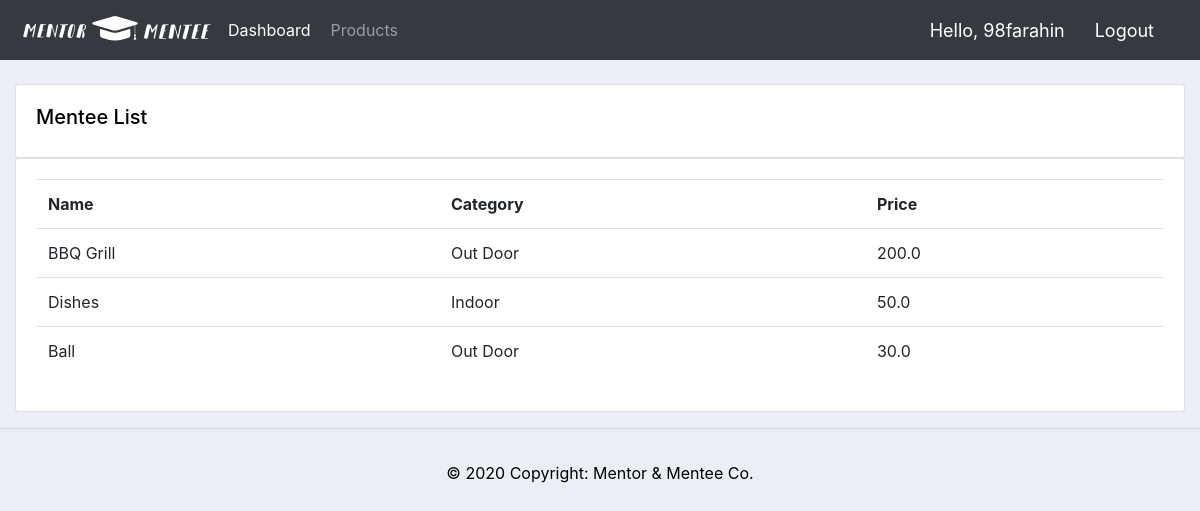
/product/ (signed in), run on the app's committed database.
### accounts/models.py (models this page shows, shortened)
class Product(models.Model):
	CATEGORY = (
			('Indoor', 'Indoor'),
			('Out Door', 'Out Door'),
			)
	name = models.CharField(max_length=200, null=True)
	price = models.FloatField(null=True)
	category = models.CharField(max_length=200, null=True, choices=CATEGORY)
	description = models.CharField(max_length=200, null=True, blank=True)
	date_created = models.DateTimeField(auto_now_add=True, null=True)
	tags = models.ManyToManyField(Tag)

### accounts/decorators.py (the view)
		def wrapper_func(request, *args, **kwargs):
			group = None
			if request.user.groups.exists():
				group = request.user.groups.all()[0].name
			if group in allowed_roles:
				return view_func(request, *args, **kwargs)
			else:
				return HttpResponse('You are not authorized to view this page')

### accounts/views.py (called while the page is built)
@login_required(login_url='login')
@allowed_users(allowed_roles=['admin'])
def product(request):
	products = Product.objects.all()
	return render(request, 'accounts/products.html', {'products' : products})

### accounts/templates/accounts/products.html
{% extends 'accounts/main.html' %}
{% block content %}
	<br>
		<div class="row">
			<div class="col-md">
				<div class="card card-body">
					<h5>Mentee List</h5>
				</div>
				<div class="card card-body">
					<table class="table">
						<tr>
							<th>Name</th>
							<th>Category</th>
							<th>Price</th>
						</tr>
						{% for i in products %}
							<tr>
								<td>{{i.name}}</td>
								<td>{{i.category}}</td>
								<td>{{i.price}}</td>
							</tr>
						{% endfor %}
					</table>
				</div>
			</div>
		</div>
{% endblock %}

### accounts/templates/accounts/navbar.html (shortened to what this page needs)
{% load static %}
<nav class="navbar navbar-expand-lg navbar-dark bg-dark">
  <img src="{% static 'images/logo.png' %}">
 <div class="collapse navbar-collapse" id="navbarNav">
    <ul class="navbar-nav">
      {% if request.user.is_staff %}
      <li class="nav-item active">
        <a class="nav-link" style="padding: 10px;" href="{% url 'home' %}">Dashboard</a>
      </li>
      <li class="nav-item">
        <a class="nav-link" style="padding: 10px;" href="{% url 'products' %}">Products</a>
      </li>
      {% endif %}
    </ul>
  </div>
<span class="hello-msg">Hello, {{request.user}}</span>
<span><a class="hello-msg" href="{% url 'logout' %}">Logout</a></span>
</nav>

### static/css/main.css (style rules this page uses)
body { background-color: #ebeff5; }
nav a { padding: 10px; }

### accounts/templates/accounts/main.html (style rules this page uses)
body { background-color: #ebeff5; color: black; overflow: scroll; }

### accounts/templates/accounts/navbar.html (style rules this page uses)
.hello-msg { font-size: 18px; color: #fff; margin-right: 20px; }

### data on the page
Product: name "BBQ Grill", category "Out Door", price "200.0"
Product: name "Dishes", category "Indoor", price "50.0"
Product: name "Ball", category "Out Door", price "30.0"

### other printed values
{{ request.user }} "98farahin"
